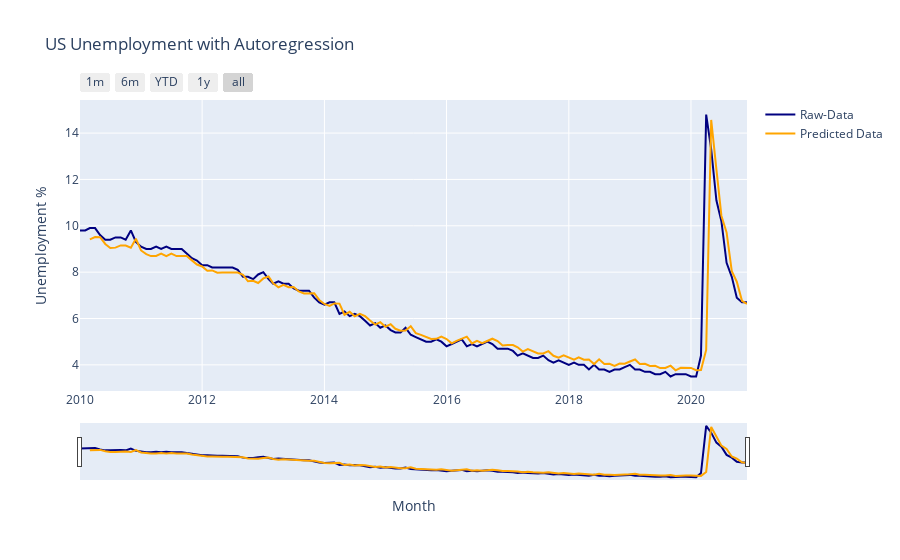

Write notebook code for a chart like this one.
### Code cell
time_plot('Autoregression', yhat)

### Figure 1 — Plotly figure (JSON) as saved in the notebook; plotly's stock layout.template omitted (floating-point values rounded to 4 significant figures; data arrays with more than 128 entries replaced by an {"elided": "..."} marker saying what was removed)
{"data": [{"line": {"color": "navy"}, "name": "Raw-Data", "type": "scatter", "x": {"elided": "132 str values"}, "y": {"elided": "132 float values"}}, {"line": {"color": "orange"}, "name": "Predicted Data", "type": "scatter", "x": {"elided": "132 str values"}, "y": {"elided": "132 float values"}}], "layout": {"autosize": true, "title": {"text": "US Unemployment with Autoregression"}, "xaxis": {"autorange": true, "range": ["2010-01-01", "2020-12-01"], "rangeselector": {"buttons": [{"count": 1, "label": "1m", "step": "month", "stepmode": "backward"}, {"count": 6, "label": "6m", "step": "month", "stepmode": "backward"}, {"count": 1, "label": "YTD", "step": "year", "stepmode": "todate"}, {"count": 1, "label": "1y", "step": "year", "stepmode": "backward"}, {"step": "all"}]}, "rangeslider": {"autorange": true, "range": ["2010-01-01", "2020-12-01"], "visible": true, "yaxis": {"_template": null, "rangemode": "match"}}, "showspikes": true, "spikethickness": 1, "title": {"text": "Month"}, "type": "date"}, "yaxis": {"autorange": true, "range": [2.872, 15.43], "showspikes": true, "spikethickness": 1, "title": {"text": "Unemployment %"}, "type": "linear"}}}
